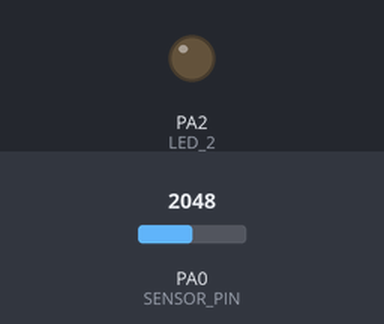
Bench run of a sketch on a simulated STM32 Blue Pill. On the bench: output pins drawn as LEDs (lit = HIGH). The inputs (shaded band) are chosen by the test bench; at power-on: PA0 (SENSOR_PIN) = 2048. What the sketch prints to the serial monitor is not drawn.

Above: at 0.05 s.
At 2.0 s:
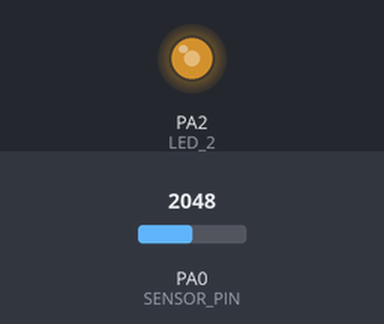
At 2.8 s:
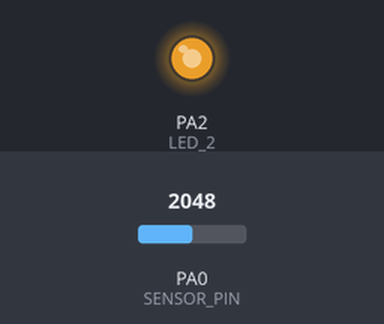
At 4.0 s:
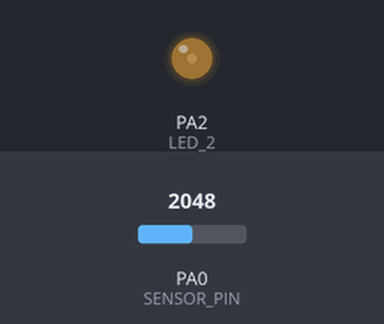
Timing chart, 0 to 6.6 s (numbered marks = the images above):
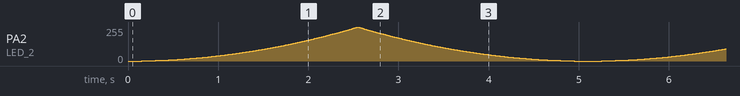

The sketch:

analog-in-out.ino
```cpp
/*
*	在模拟A0脚测量电压值，使用pwm输出控制LED灯达到呼吸灯的效果
*/

#define SENSOR_PIN	A0		//模拟引脚
#define LED_2		2	//pwm引脚

void setup() {
  Serial.begin(9600);
  pinMode(SENSOR_PIN, INPUT_ANALOG);
  pinMode(LED_2, PWM);
}

void loop() {

  int i = 0;
  for(i=1; i<256; i++) {
	pwmWrite(LED_2, i*i);
	delay(10);
  }
  for(i=255; i>0; i--) {
	pwmWrite(LED_2, i*i);
	delay(10);
  }

  int value = analogRead(SENSOR_PIN);
  Serial.print("value=");
  Serial.print(value);
  Serial.println();
}
```
